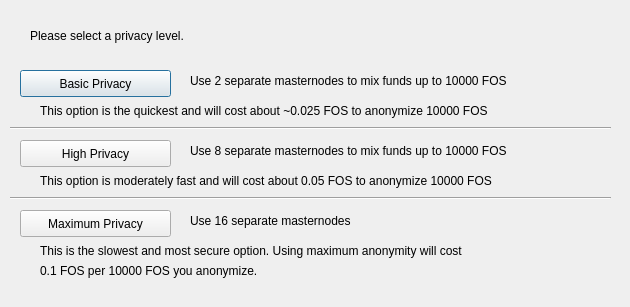
<?xml version="1.0" encoding="UTF-8"?>
<ui version="4.0">
 <class>ObfuscationConfig</class>
 <widget class="QDialog" name="ObfuscationConfig">
  <property name="geometry">
   <rect>
    <x>0</x>
    <y>0</y>
    <width>630</width>
    <height>307</height>
   </rect>
  </property>
  <property name="windowTitle">
   <string>Configure Obfuscation</string>
  </property>
  <widget class="QPushButton" name="buttonBasic">
   <property name="geometry">
    <rect>
     <x>20</x>
     <y>70</y>
     <width>151</width>
     <height>27</height>
    </rect>
   </property>
   <property name="text">
    <string>Basic Privacy</string>
   </property>
  </widget>
  <widget class="QPushButton" name="buttonHigh">
   <property name="geometry">
    <rect>
     <x>20</x>
     <y>140</y>
     <width>151</width>
     <height>27</height>
    </rect>
   </property>
   <property name="text">
    <string>High Privacy</string>
   </property>
  </widget>
  <widget class="QPushButton" name="buttonMax">
   <property name="geometry">
    <rect>
     <x>20</x>
     <y>210</y>
     <width>151</width>
     <height>27</height>
    </rect>
   </property>
   <property name="text">
    <string>Maximum Privacy</string>
   </property>
  </widget>
  <widget class="QLabel" name="label">
   <property name="geometry">
    <rect>
     <x>30</x>
     <y>20</y>
     <width>571</width>
     <height>31</height>
    </rect>
   </property>
   <property name="text">
    <string>Please select a privacy level.</string>
   </property>
  </widget>
  <widget class="QLabel" name="label_2">
   <property name="geometry">
    <rect>
     <x>190</x>
     <y>70</y>
     <width>421</width>
     <height>21</height>
    </rect>
   </property>
   <property name="text">
    <string>Use 2 separate masternodes to mix funds up to 10000 FOS</string>
   </property>
  </widget>
  <widget class="QLabel" name="label_3">
   <property name="geometry">
    <rect>
     <x>190</x>
     <y>140</y>
     <width>411</width>
     <height>21</height>
    </rect>
   </property>
   <property name="text">
    <string>Use 8 separate masternodes to mix funds up to 10000 FOS</string>
   </property>
  </widget>
  <widget class="QLabel" name="label_4">
   <property name="geometry">
    <rect>
     <x>190</x>
     <y>210</y>
     <width>421</width>
     <height>21</height>
    </rect>
   </property>
   <property name="text">
    <string>Use 16 separate masternodes</string>
   </property>
  </widget>
  <widget class="QLabel" name="label_6">
   <property name="geometry">
    <rect>
     <x>40</x>
     <y>100</y>
     <width>561</width>
     <height>21</height>
    </rect>
   </property>
   <property name="text">
    <string>This option is the quickest and will cost about ~0.025 FOS to anonymize 10000 FOS</string>
   </property>
  </widget>
  <widget class="QLabel" name="label_7">
   <property name="geometry">
    <rect>
     <x>40</x>
     <y>170</y>
     <width>561</width>
     <height>21</height>
    </rect>
   </property>
   <property name="text">
    <string>This option is moderately fast and will cost about 0.05 FOS to anonymize 10000 FOS</string>
   </property>
  </widget>
  <widget class="QLabel" name="label_8">
   <property name="geometry">
    <rect>
     <x>40</x>
     <y>240</y>
     <width>561</width>
     <height>21</height>
    </rect>
   </property>
   <property name="text">
    <string>This is the slowest and most secure option. Using maximum anonymity will cost</string>
   </property>
  </widget>
  <widget class="QLabel" name="label_9">
   <property name="geometry">
    <rect>
     <x>40</x>
     <y>260</y>
     <width>561</width>
     <height>21</height>
    </rect>
   </property>
   <property name="text">
    <string>0.1 FOS per 10000 FOS you anonymize.</string>
   </property>
  </widget>
  <widget class="Line" name="line">
   <property name="geometry">
    <rect>
     <x>10</x>
     <y>120</y>
     <width>601</width>
     <height>16</height>
    </rect>
   </property>
   <property name="orientation">
    <enum>Qt::Horizontal</enum>
   </property>
  </widget>
  <widget class="Line" name="line_2">
   <property name="geometry">
    <rect>
     <x>10</x>
     <y>190</y>
     <width>601</width>
     <height>16</height>
    </rect>
   </property>
   <property name="orientation">
    <enum>Qt::Horizontal</enum>
   </property>
  </widget>
 </widget>
 <resources/>
 <connections/>
</ui>
